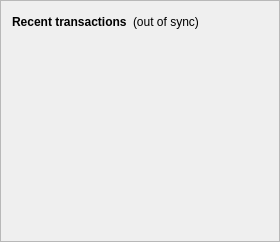
                                <widget class="QFrame" name="frame_2">
                                    <property name="frameShape">
                                        <enum>QFrame::StyledPanel</enum>
                                    </property>
                                    <property name="frameShadow">
                                        <enum>QFrame::Raised</enum>
                                    </property>
                                    <layout class="QVBoxLayout" name="verticalLayout">
                                        <item>
                                            <layout class="QHBoxLayout" name="horizontalLayout_2">
                                                <item>
                                                    <widget class="QLabel" name="label_4">
                                                        <property name="font">
                                                            <font>
                                                                <weight>75</weight>
                                                                <bold>true</bold>
                                                            </font>
                                                        </property>
                                                        <property name="text">
                                                            <string>Recent transactions</string>
                                                        </property>
                                                    </widget>
                                                </item>
                                                <item>
                                                    <widget class="QLabel" name="labelTransactionsStatus">
                                                        <property name="toolTip">
                                                            <string>The displayed information may be out of date. Your wallet automatically synchronizes with the Memeium network after a connection is established, but this process has not completed yet.</string>
                                                        </property>
                                                        <property name="text">
                                                            <string notr="true">(out of sync)</string>
                                                        </property>
                                                        <property name="alignment">
                                                            <set>Qt::AlignLeading|Qt::AlignLeft|Qt::AlignVCenter</set>
                                                        </property>
                                                    </widget>
                                                </item>
                                                <item>
                                                    <spacer name="horizontalSpacer">
                                                        <property name="orientation">
                                                            <enum>Qt::Horizontal</enum>
                                                        </property>
                                                        <property name="sizeHint" stdset="0">
                                                            <size>
                                                                <width>40</width>
                                                                <height>20</height>
                                                            </size>
                                                        </property>
                                                    </spacer>
                                                </item>
                                            </layout>
                                        </item>
                                        <item>
                                            <widget class="QListView" name="listTransactions">
                                                <property name="styleSheet">
                                                    <string notr="true">QListView { background: transparent; }</string>
                                                </property>
                                                <property name="frameShape">
                                                    <enum>QFrame::NoFrame</enum>
                                                </property>
                                                <property name="verticalScrollBarPolicy">
                                                    <enum>Qt::ScrollBarAlwaysOff</enum>
                                                </property>
                                                <property name="horizontalScrollBarPolicy">
                                                    <enum>Qt::ScrollBarAlwaysOff</enum>
                                                </property>
                                                <property name="selectionMode">
                                                    <enum>QAbstractItemView::NoSelection</enum>
                                                </property>
                                            </widget>
                                        </item>
                                    </layout>
                                </widget>
